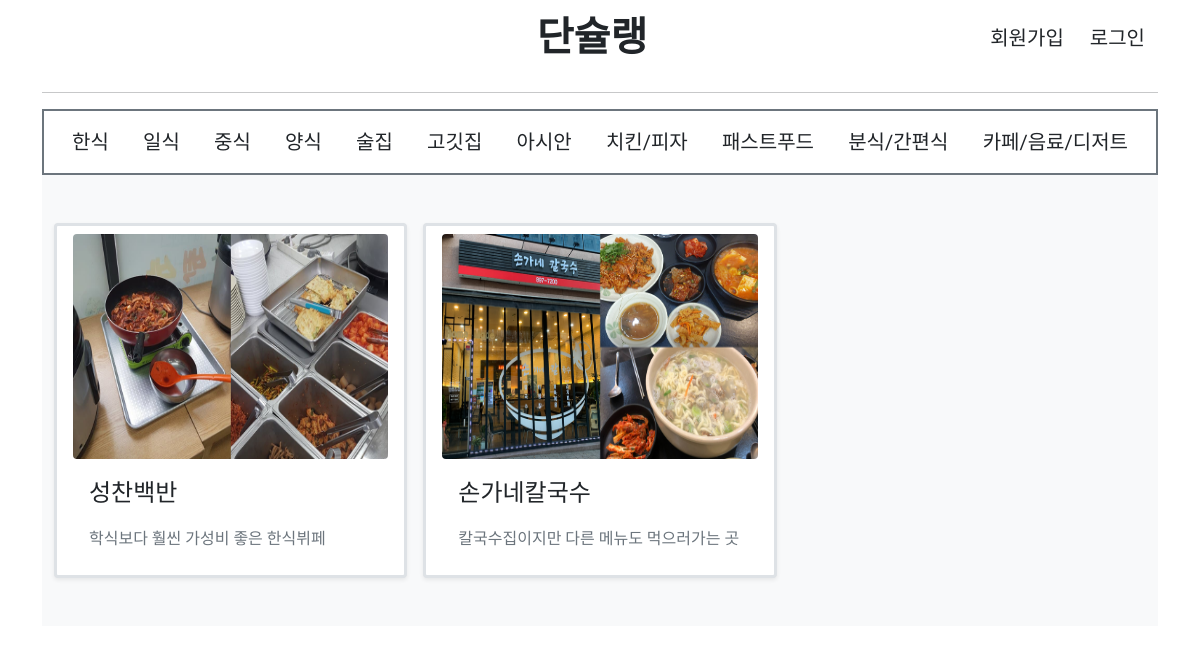
Page /list/type/1/ on the earlier database version.
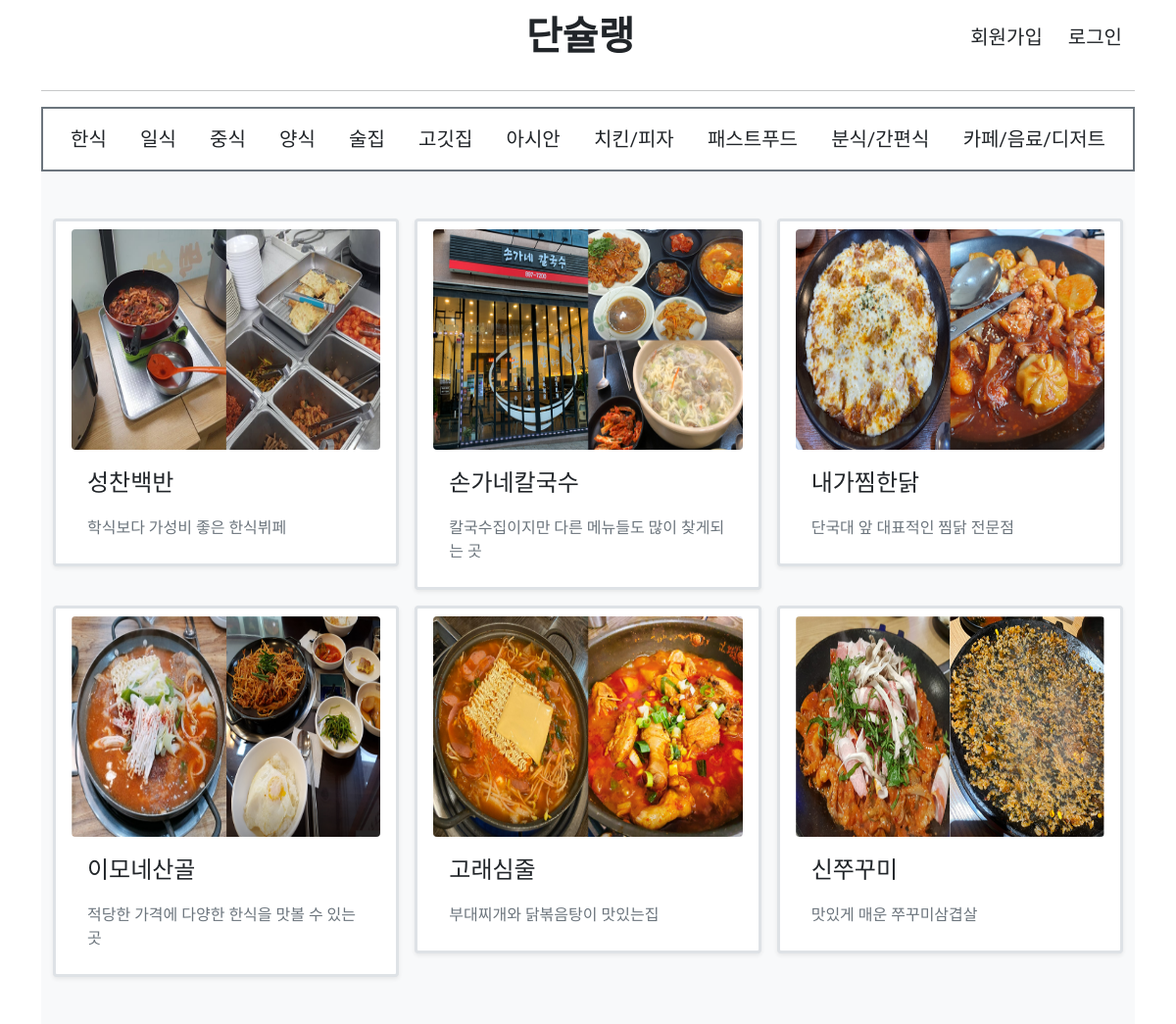
Same page on the later database version.
### mainapp/models.py (models this page shows, shortened)
class Post(models.Model):
    category = models.IntegerField() # 1~12까지로 한식부터 카페까지 구분하기 위한 필드
    subject = models.CharField(max_length=200) # 가게이름
    location = models.CharField(max_length=200) # 주소
    callnum = models.CharField(max_length=200) # 전화번호
    timeinfo = models.CharField(max_length=200) # 영업시간
    urlinfo = models.CharField(max_length=200) # URL
    menu = models.TextField() # 메뉴
    review = models.TextField() # 총평
    image = models.ImageField(blank=True, upload_to='media/') # 썸네일사진
    summary = models.CharField(max_length=200) # 썸네일텍스트
    voter = models.ManyToManyField(User, blank=True)  # 추천인

### mainapp/views.py (the view)
# urls.py: path('list/type/<int:post_category>/', views.list, name='list'),
def list(request, post_category):
    post_list = Post.objects.filter(category=post_category)
    context = {'post_list': post_list}
    return render(request, 'mainapp/list.html', context)

### templates/mainapp/list.html (shortened to what this page needs)
{% extends 'base.html' %}
{% block content %}
{% if post_list %}
<div class="album py-5 bg-light">
    <div class="container">
        <div class="row row-cols-1 row-cols-sm-2 row-cols-md-3 g-3">
            {% for post in post_list %}
            <div class="col">
                <a href="{% url 'main:detail' post.id %}" class="card shadow-sm fs-5 nav-link text-dark border border-3 border-drak">
                    <img class="rounded" width="100%" height="225" src="/media/{{post.image}}" alt="korean_post">
                    <div class="card-body">
                        <p class="card-text fs-4">{{ post.subject }}</p>
                        <div class="d-flex justify-content-between align-items-center">
                            <small class="text-muted fs-6">{{ post.summary }}</small>
                        </div>
                    </div>
                </a>
            </div>
            {% endfor %}
        </div>
    </div>
</div>
{% else %}
<br><br><br><br><br>
<p class="fs-2 text-secondary text-center">준비중입니다.</p>
{% endif %}
{% endblock %}

### templates/base.html (shortened to what this page needs)
{% load static %}
<!DOCTYPE html>
<html lang="ko">
<head>
    <link rel="stylesheet" type="text/css" href="{% static 'style.css' %}">
    <link rel="stylesheet" type="text/css" href="{% static 'bootstrap.min.css' %}">
    <link rel="stylesheet" href="https://cdn.jsdelivr.net/npm/bootstrap-icons@1.8.0/font/bootstrap-icons.css">
</head>
<body>
    <div class="container">
        <header class="blog-header lh-1 py-3">
            <div class="row flex-nowrap justify-content-between align-items-center">
                <div class="col-4 pt-1">
                </div>
                <div class="col-4 text-center">
                    <a class="fs-1 fw-bold text-dark navbar-brand" href={% url 'main:index' %}>단슐랭</a>
                </div>
                <div class="col-4 d-flex justify-content-end align-items-center">
                    {% if not user.is_authenticated %}
                    <a class="fs-5 btn btn-basic" href={% url 'user:signup' %}>회원가입</a>
                    {% endif %}
                    {% if user.is_authenticated %}
                    <a class="fs-5 link-secondary navbar-text" href={% url 'user:logout' %}>{{ user.username }} (로그아웃)</a>
                    {% else %}
                    <a class="fs-5 btn btn-basic" href={% url 'user:login' %}>로그인</a>
                    {% endif %}
                </div>
            </div>
        </header>
        <hr>
        <navbar class="navbar border border-2 border-secondary navbar-dark d-flex justify-content-between">
            <div class="container-fluid">
                <a class="fs-5 nav-link text-dark" href="{% url 'main:list' 1 %}">한식</a>
                <a class="fs-5 nav-link text-dark" href="{% url 'main:list' 2 %}">일식</a>
                <a class="fs-5 nav-link text-dark" href="{% url 'main:list' 3 %}">중식</a>
                <a class="fs-5 nav-link text-dark" href="{% url 'main:list' 4 %}">양식</a>
                <a class="fs-5 nav-link text-dark" href="{% url 'main:list' 5 %}">술집</a>
                <a class="fs-5 nav-link text-dark" href="{% url 'main:list' 6 %}">고깃집</a>
                <a class="fs-5 nav-link text-dark" href="{% url 'main:list' 7 %}">아시안</a>
                <a class="fs-5 nav-link text-dark" href="{% url 'main:list' 8 %}">치킨/피자</a>
                <a class="fs-5 nav-link text-dark" href="{% url 'main:list' 9 %}">패스트푸드</a>
                <a class="fs-5 nav-link text-dark" href="{% url 'main:list' 10 %}">분식/간편식</a>
                <a class="fs-5 nav-link text-dark" href="{% url 'main:list' 11 %}">카페/음료/디저트</a>
            </div>
    </div>
    <main class="container">
    {% block content %}
    {% endblock %}
    </main>
</body>
</html>

### static/style.css (style rules this page uses)
body { font-family: 'Do Hyeon', sans-serif !important; }

Differences in the rows shown:
changed Post "성찬백반": summary "학식보다 훨씬 가성비 좋은 한식뷔페" → "학식보다 가성비 좋은 한식뷔페"
changed Post "손가네칼국수": summary "칼국수집이지만 다른 메뉴도 먹으러가는 곳" → "칼국수집이지만 다른 메뉴들도 많이 찾게되는 곳"
added Post: image (picture), subject "내가찜한닭", summary "단국대 앞 대표적인 찜닭 전문점"
added Post: image (picture), subject "이모네산골", summary "적당한 가격에 다양한 한식을 맛볼 수 있는 곳"
added Post: image (picture), subject "고래심줄", summary "부대찌개와 닭볶음탕이 맛있는집"
added Post: image (picture), subject "신쭈꾸미", summary "맛있게 매운 쭈꾸미삼겹살"
